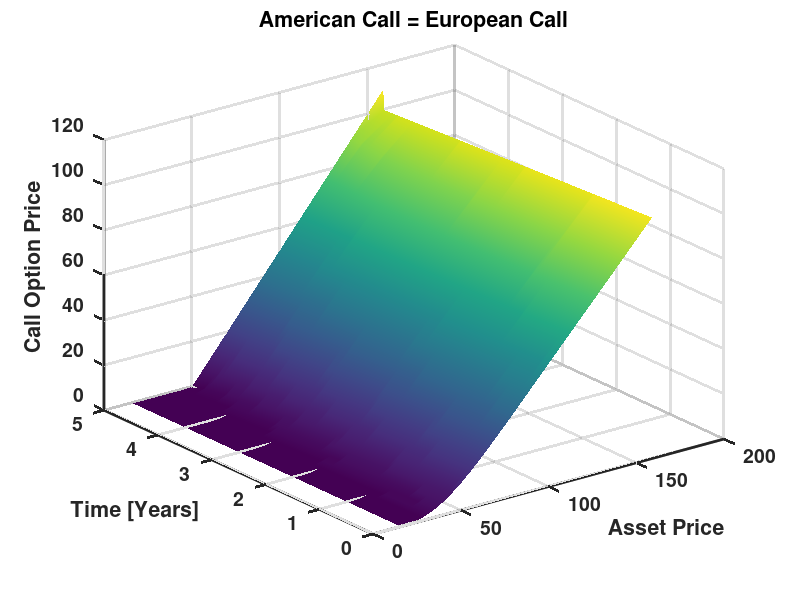
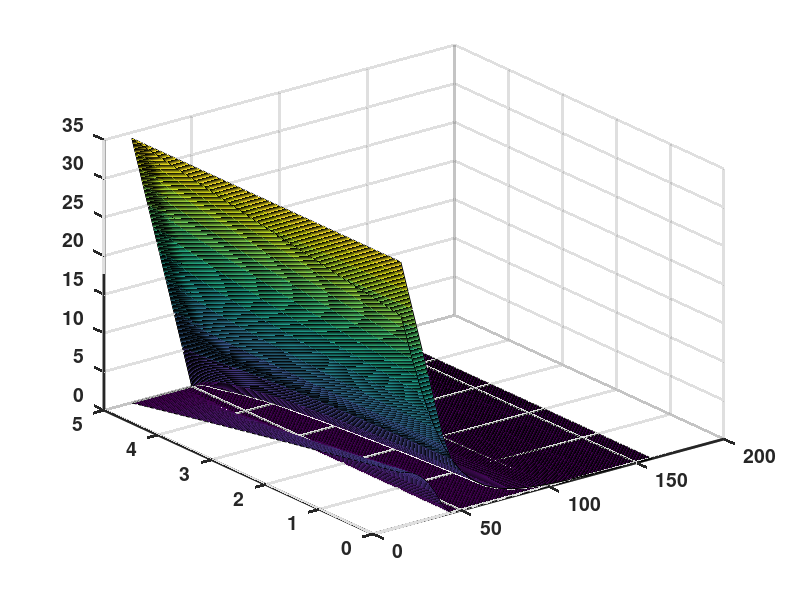

Recreate these plots in MATLAB, in order. (Note: this script raises an error after producing the figures.)
function [ EuroCall AmerCall EuroPut AmerPut ] =...
    ExplicitLogPDE ( S0, K, T, r, vol, M, q)
% ExplicitPDE employs PDE grid to calculate  price
% of European and American option. PlotFlag Option
% turns on plotting of option value as a function
% of time and underlying asset price
% Working in linear (as apposed to log) underlying
% asset values can lead to oscillations in solution
% Must resort to small time steps to suppress 
% oscillations

close all;
clc;
set(0,'defaultaxeslinewidth',2); set(0,'defaultlinelinewidth',2);
set(0,'defaultaxesFontWeight','bold');set(0,'defaulttextFontWeight','bold'); 
set(0,'defaultaxesfontsize',14); set(0,'defaulttextfontsize',14);
    
if (nargin < 8), q = 0; end
if (nargin < 7), M = 21, end
if (nargin < 6), Smax = 150; end 
if (nargin < 5), vol = 0.2; end
if (nargin < 4), r = 0.03; end
if (nargin < 3), T = 5; end
if (nargin < 2), K = 50; end
if (nargin < 1), S0 = 50; end
    
dX=log(Smax/S0)/(M/2-1)
%dt=0.1
%dX=vol*sqrt(3*dt)
X=linspace((-dX*(M-1)/2) , (dX*(M-1)/2) , M);
%Mapprox=length(X)
S=S0*exp(X');
disp ('Smin=');disp(S(1));
disp ('Smax=');disp(S(end));
dt=(dX)^2/(3*vol)
% S=S0*exp(dX); dX log spacing is more stable PDE
% dX=vol*sqrt(3*dt) -> dt=dX^2/(3*vol)
t = 0:dt:T;
N = length(t)

c = zeros(M,N); C = zeros(M,N);
maxSK = (max(S-K,0))'; 
c(:,N) = maxSK; C(:,N) = maxSK; %time T expiration

p = zeros(M,N); P = zeros(M,N);
maxKS = (max(K-S,0))'; 
p(:,N) = maxKS; P(:,N) = maxKS; %time T expiration

j = [2:M-1]; % log Stock Price Interior Nodes
% Coefficients for explicit log-price PDE
% j term is not present
alphaCoeffStar = (1/(1+r*dt))*...
    (-0.5*(r-q-0.5*vol^2)*dt/dX + 0.5*vol^2*dt/dX^2);
betaCoeffStar = (1/(1+r*dt))*(1 - vol^2*dt/dX^2);
gammaCoeffStar = (1/(1+r*dt))*...
    (0.5*(r-q-0.5*vol^2)*dt/dX + 0.5*vol^2*dt/dX^2);

for i=N-1:-1:1
% Time step for European (p) and American (P) put  
    c(j,i) = alphaCoeffStar.*c(j-1,i+1)...
                + betaCoeffStar.*c(j,i+1)...
                + gammaCoeffStar.*c(j+1,i+1);
    c(1,i) = 0; % OTM
    %ITM
    c(M,i) = Smax*exp(-q*((i-1)*dt))-K*exp(-r*(N-i)*dt); 
    % Compare European Value vs. Early Exercise
    C(:,i) = max ( c(:,i), (S-K) );
% Repeat Time step for European (p) and American (P) put    
    p(j,i) = alphaCoeffStar.*p(j-1,i+1)...
                + betaCoeffStar.*p(j,i+1)...
                + gammaCoeffStar.*p(j+1,i+1);
    p(M,i) = 0; % OTM
    %ITM %Smin~0
    p(1,i) = K*exp(-r*(N-i)*dt)-S(1)*exp(-q*((i-1)*dt)); 
    P(:,i) = max ( p(:,i), (K-S) );
end

% Option to plot numerical solution to PDE 
% as a function of time and underlying asset price
PlotFlag=1;
if (PlotFlag) 
    Smatrix=repmat(S,1,N);
    tmatrix=repmat(t,M,1);
      sizeSmatrix=size(Smatrix)
    sizetmatrix=size(tmatrix)
    sizec=size(c)
    surf (Smatrix,tmatrix,c)
    shading interp
    xlabel ('Asset Price'); ylabel ('Time [Years]');
    zlabel ('Call Option Price');
    title ('American Call = European Call') 
    
    figure
    surf(Smatrix,tmatrix,P)
    hold on
    surf (Smatrix,tmatrix,p)
    surf (Smatrix,tmatrix,P-p)
    alpha(.7); shading interp;
    hold off
    title ('Added Value of American vs. European Put') 
    xlabel ('Asset Price'); ylabel ('Time [Years]');
    zlabel ('Put Option Price');
end

% option value at current asset price should be at
% center of grid at time zero 
disp('European Put')
EuroPut = p(((M-1)/2),1); disp (EuroPut)
disp('American Put')
AmerPut = P(((M-1)/2),1); disp (AmerPut)
% Hull (2006) suggests control variate technique to  
% improve American Put price accuracy. Essential idea 
% is to compare PDE and analytical PDE. The difference
% is used to adjust American put value

% European call should equal american call value
% unless numerical error is present
disp('European Call')
EuroCall = c(((M-1)/2),1);  disp (EuroCall)
disp('American Call')
AmerCall = C(((M-1)/2),1); disp (AmerCall)
end